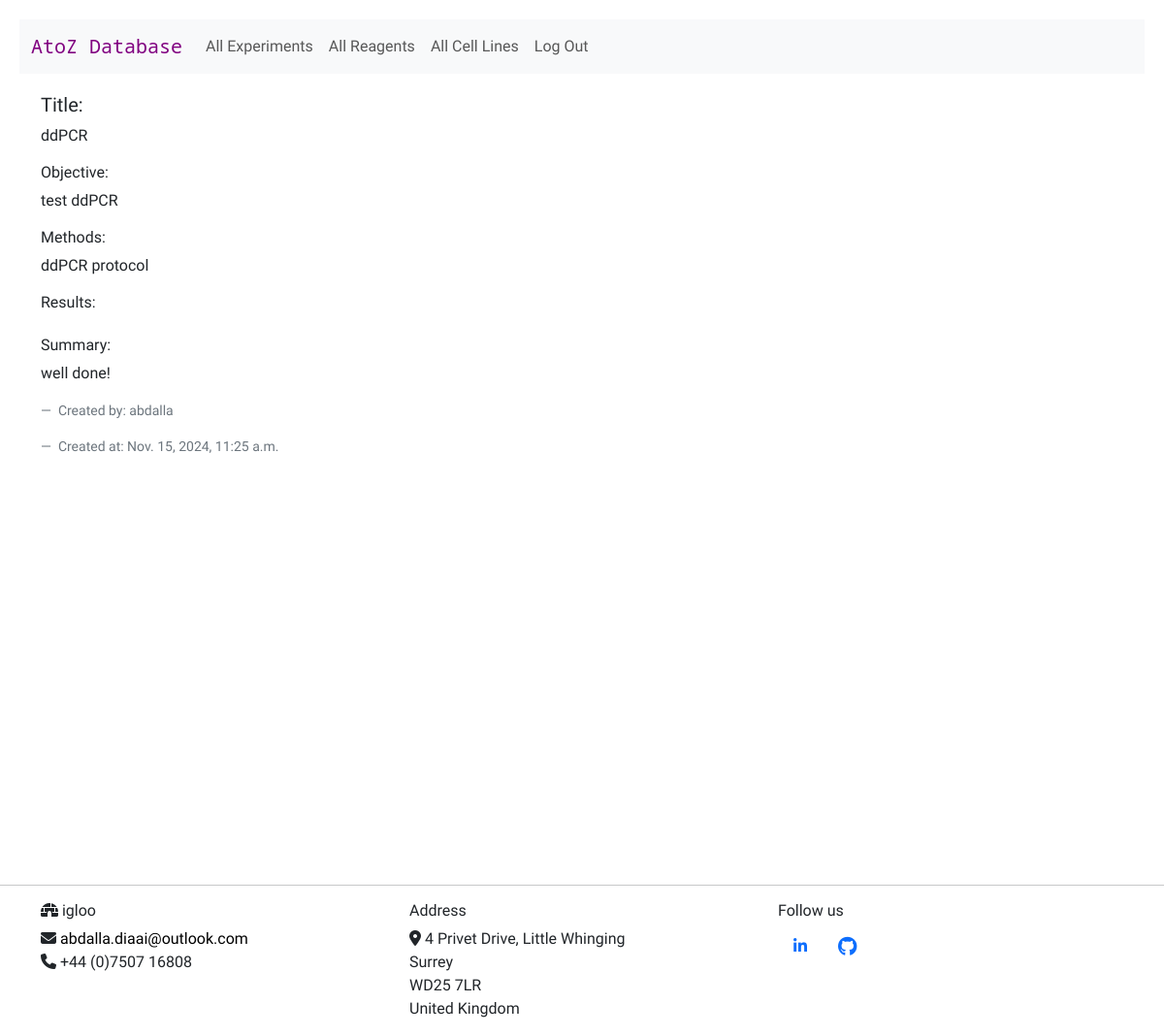
/view_experiment/1 (signed in), run on the app's committed database.
### reagents/models.py (models this page shows, shortened)
class TimeStampedModel(models.Model):
    created_at = models.DateTimeField(auto_now_add=True)
    updated_at = models.DateTimeField(auto_now=True)
    class Meta:
        abstract = True

class Experiment(TimeStampedModel):
    created = TimeStampedModel.created_at
    title = models.CharField(max_length=300, blank=True, null=True)
    objective = models.TextField(blank=True, null=True)
    methods = models.TextField(blank=True, null=True)
    results = models.TextField(blank=True, null=True)
    summary = models.TextField(blank=True, null=True)
    owner = models.ForeignKey(settings.AUTH_USER_MODEL, on_delete=models.CASCADE, null=True)

class User(AbstractUser):
    pass

### reagents/views.py (the view)
# urls.py: path("view_experiment/<int:experiment_id>", views.view_experiment, name="view_experiment"),
@login_required
def view_experiment(request, experiment_id):
    experiment = Experiment.objects.get(pk=experiment_id)
    return render(
        request,
        "reagents/experiment.html",
        {
            "experiment": experiment
        }
    )

### reagents/templates/reagents/experiment.html (shortened to what this page needs)
{% extends "reagents/layout.html" %}
{% load static %}
{% block body %}
    <div class="row" class="index-card">
            <h5>Title:</h5>
            <p>{{ experiment.title }}</p>
            <h6>Objective:</h6>
            <p>{{ experiment.objective }}</p>
            <h6>Methods:</h6>
            <p>{{ experiment.methods }}</p>
            <h6>Results:</h6>
            <h6>Summary:</h6>
            <p>{{ experiment.summary }}</p>
            <figcaption class="blockquote-footer">
                Created by: {{ experiment.owner }}
            </figcaption>
            <figcaption class="blockquote-footer">
                Created at: {{ experiment.created }}
            </figcaption>
    </div>
{% endblock %}

### reagents/static/reagents/styles.css (style rules this page uses)
body { font-family: "Ubuntu", sans-serif; font-weight: 300; font-style: normal; }

### data on the page
Experiment: title "ddPCR", objective "test ddPCR", methods "ddPCR protocol", summary "well done!", owner "abdalla", created "Nov. 15, 2024, 11:25 a.m."
